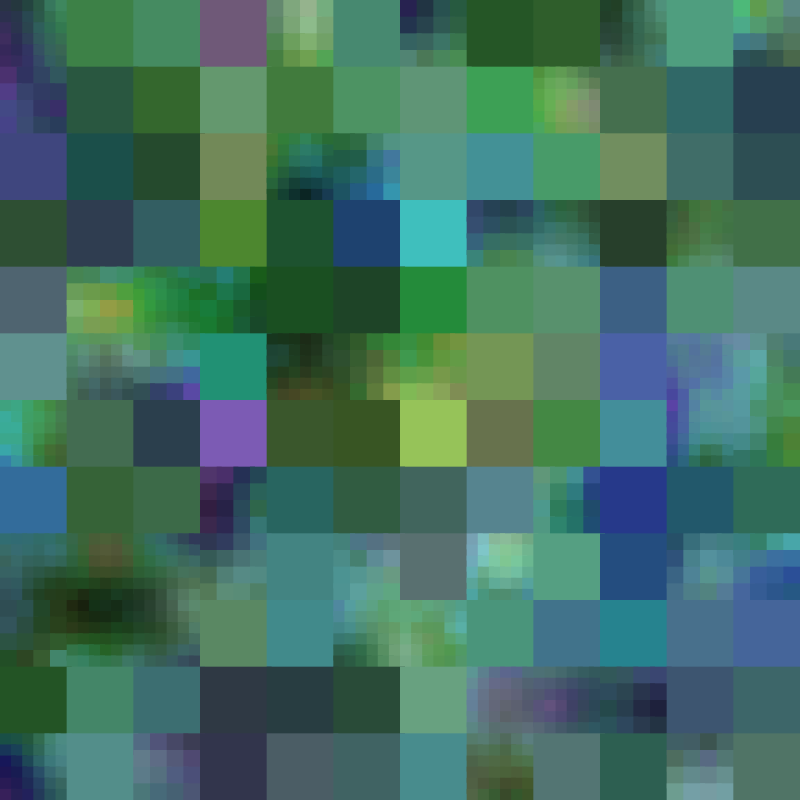
Frame 1 (no input)
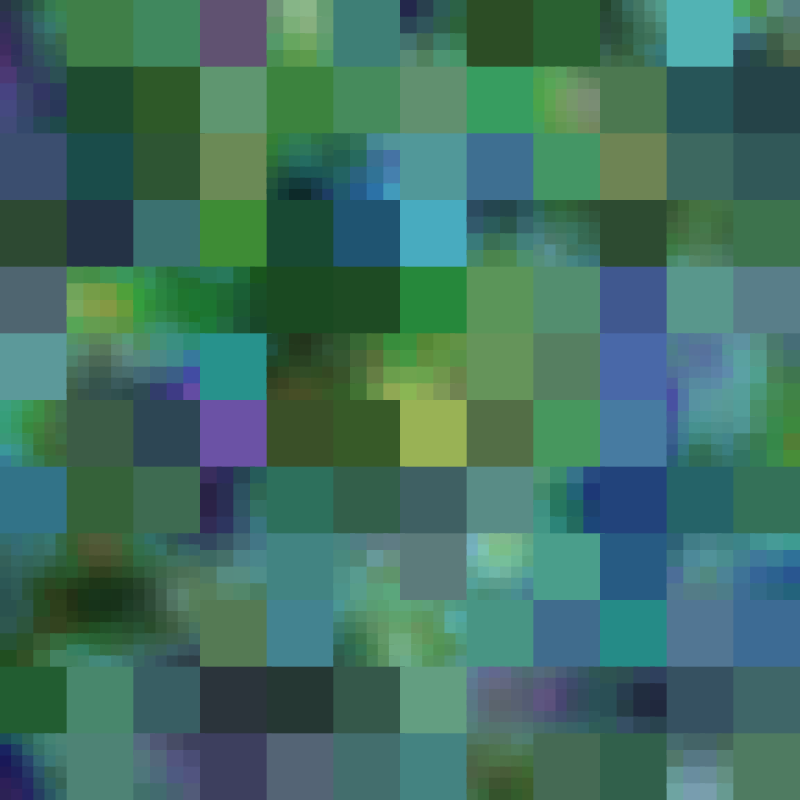
Frame 60 (the mouse pressed at the canvas centre just before this capture)
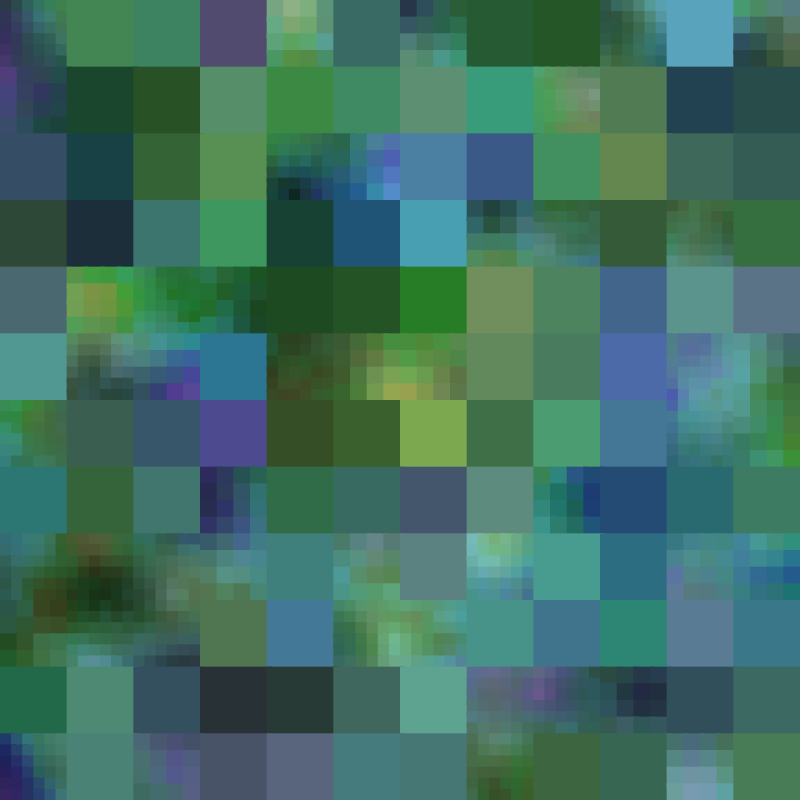
Frame 120 (the mouse held since frame 60 and released just before this capture)

The Processing sketch that drew these frames (run headless with seeded random() and noise(); from frame 60 on, the mouse is pressed at the canvas centre):

// Processing sketch: tile_children
// ── tile_children.pde
final float MIN_SIZE = 10;

float zz = 0;
float xo = 0;
float yo = 0;
color getColour(float x, float y) {
  
  
  
  float xx = x * 0.01;
  float yy = y * 0.01;
  
  float h = noise(xo + xx,yo + yy,zz);
  float s = noise(xo + xx,yo + yy,zz+10);
  float b = noise(xo + xx,yo + yy,zz+20);
  
  color c = color(h * 255, s * 255, b * 255);
  
  
  
  
  
  
  return c;
}

class Tile {
  PVector pos, dims;
  Tile parent;
  Tile[] children = null;
  color c;
  
  void update() {
    if (children == null) {
      c = getColour(pos.x, pos.y);
      
    } else {
      for (Tile t : children) {
        t.update();
      }
    }
  }
  Tile(float x, float y, float w, float h) {
    pos = new PVector(x, y);
    dims = new PVector(w, h);
    c = getColour(x,y);
    int ca = floor(random(4, 17));
    ca -= ca % 2;
    int childrenAcross = ca; 

    float cw = dims.x / (float)childrenAcross;

    if (cw < MIN_SIZE) {
    } else {
      children = new Tile[childrenAcross * childrenAcross];
      
      for (int xp = 0; xp < childrenAcross; xp += 1) {
        for (int yp = 0; yp < childrenAcross; yp += 1) {
          int index = yp * childrenAcross + xp;
          float xx = pos.x + (xp * cw);
          float yy = pos.y + (yp * cw);
          
          
          children[index] = new Tile(xx,yy,cw,cw);
        }
      }
        
      
    }
  }


  void draw() {
    if (children == null) {
      
      noStroke();
      fill(c);
      rect(pos.x, pos.y, dims.x+5, dims.y+5);
    } else {
      for (Tile t : children) {
        t.draw();
      }
    }
  }
}
Tile tile;
void setup() {
  zz += 0.1;
  size(800,800);
  colorMode(HSB);
  tile = new Tile(0,0,width,height);
  tile.update();
}


void draw() {
  background(0);
  tile.update();
  tile.draw();
  zz += 0.001;
  xo += 0.001;
  yo += 0.001;
}
